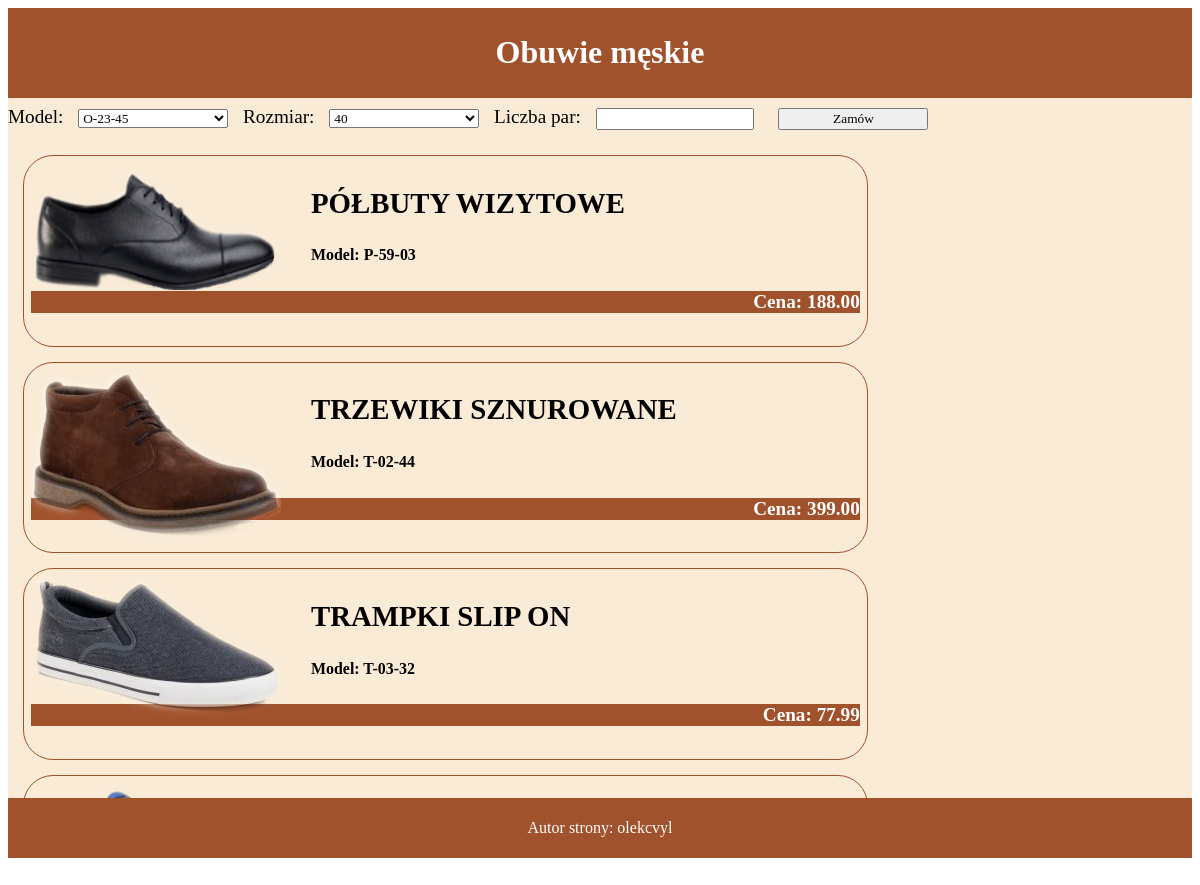
The app's page /04_raporty/index.php with its own data.
### tables this page shows
CREATE TABLE `produkt` (
  `kod_produktu` int(6) NOT NULL,
  `model` varchar(20) NOT NULL,
  `kolor` varchar(20) NOT NULL,
  `material` varchar(50) NOT NULL,
  `wysokosc_buta` float(3,1) NOT NULL,
  `nazwa_pliku` text NOT NULL
);

CREATE TABLE `buty` (
  `model` varchar(20) NOT NULL,
  `id_kat` int(3) NOT NULL,
  `nazwa` varchar(30) NOT NULL,
  `cena` float(5,2) NOT NULL
);

### 04_raporty/index.php (the view, shortened to what this page needs)
<?php
$link = new mysqli('localhost','root','','obuwie');
$sql = "SELECT model
        FROM produkt";
$result = $link -> query($sql);
$shoes = $result -> fetch_all(1);
$sql = "SELECT buty.model, nazwa, cena, nazwa_pliku
        FROM buty
        JOIN produkt ON produkt.model = buty.model";
$result = $link -> query($sql);
$options = $result -> fetch_all(1);
?>
<!DOCTYPE html>
<html lang="pl">
<head>
    <link rel="stylesheet" href="style.css">
</head>
<body>
    <header>
        <h1>Obuwie męskie</h1>
    </header>
    <main>
        <form action="zamow.php" method="post">
            <label for="model">Model: </label>
            <select name="model" id="model" class="kontrolki">
                <?php
                    foreach($shoes as $shoe){
                        echo "<option value='{$shoe['model']}'>{$shoe['model']}</option>";
                    }
                ?>
            </select>
            <label for="rozmiar">Rozmiar: </label>
            <select name="rozmiar" id="rozmiar" class="kontrolki">
                <option value="40">40</option>
            </select>
            <label for="liczba">Liczba par: </label>
            <input type="number" name="liczba" id="liczba" class="kontrolki">
            <button type="submit" class="kontrolki">Zamów</button>
        </form>
        <?php
            foreach($options as $option){
                echo " <section class='buty'>
                            <img src='{$option['nazwa_pliku']}' alt='but męski'>
                            <h2>{$option['nazwa']}</h2>
                            <h5>Model: {$option['model']}</h5>
                            <h4>Cena: {$option['cena']}</h4>
                        </section>";
            }
        ?>
    </main>
    <footer>
        <p>Autor strony: olekcvyl</p>
    </footer>
</body>
</html>

### 04_raporty/style.css (style rules this page uses)
* { font-family: cambria; }
header, footer { background-color: sienna; color: white; padding: 5px; text-align: center; }
main { background-color: antiquewhite; height: 700px; font-size: 120%; overflow: scroll; }
.kontrolki { width: 150px; margin: 10px; }
.buty { width: 70%; margin: 15px; padding: 7px; border: 1px solid sienna; border-radius: 30px; }
img { float: left; margin-right: 30px; }
h4 { background-color: sienna; color: white; text-align: right; }

### records on screen
produkt: nazwa_pliku (picture), model.nazwa "PÓŁBUTY WIZYTOWE", model.model "P-59-03", model.cena "188.00"
produkt: nazwa_pliku (picture), model.nazwa "TRZEWIKI SZNUROWANE", model.model "T-02-44", model.cena "399.00"
produkt: nazwa_pliku (picture), model.nazwa "TRAMPKI SLIP ON", model.model "T-03-32", model.cena "77.99"
produkt: nazwa_pliku (picture)

### other values on screen
form field model "O-23-45"
